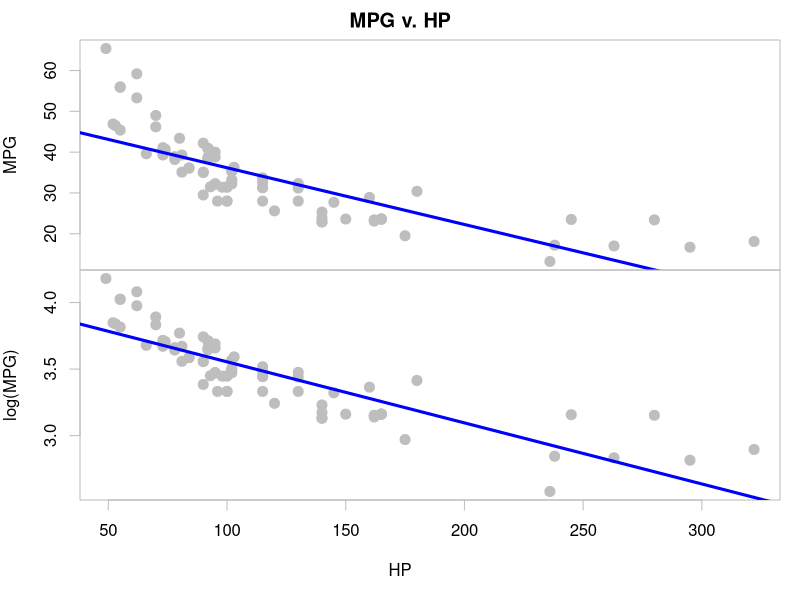

Recreate this plot in R.
dat <- read.table("mpg_data.txt",header=TRUE)

mod <- lm(MPG ~ HP, data=dat)
log_mod <- lm(log(MPG) ~ HP, data=dat)

op <- par(no.readonly=TRUE)
par(oma=c(5,0,2,0), mar=c(0,4,0,1))
par(mfrow=c(2,1))
  plot(dat$HP,dat$MPG,ylab="MPG",xaxt="n",pch=20,col="grey",cex=2,fg="grey")
  abline(mod,col="blue",lwd=3)

  plot(dat$HP, log(dat$MPG),ylab="log(MPG)",pch=20,col="grey",cex=2,fg="grey")
  abline(log_mod,col="blue",lwd=3)
par(mfrow=c(1,1))
title(xlab="HP",outer=TRUE,main="MPG v. HP")
par(op)

summary(mod)
summary(log_mod)

mod_full <- lm(MPG~HP+SP+VOL+WT, data=dat)
summary(mod_full)
